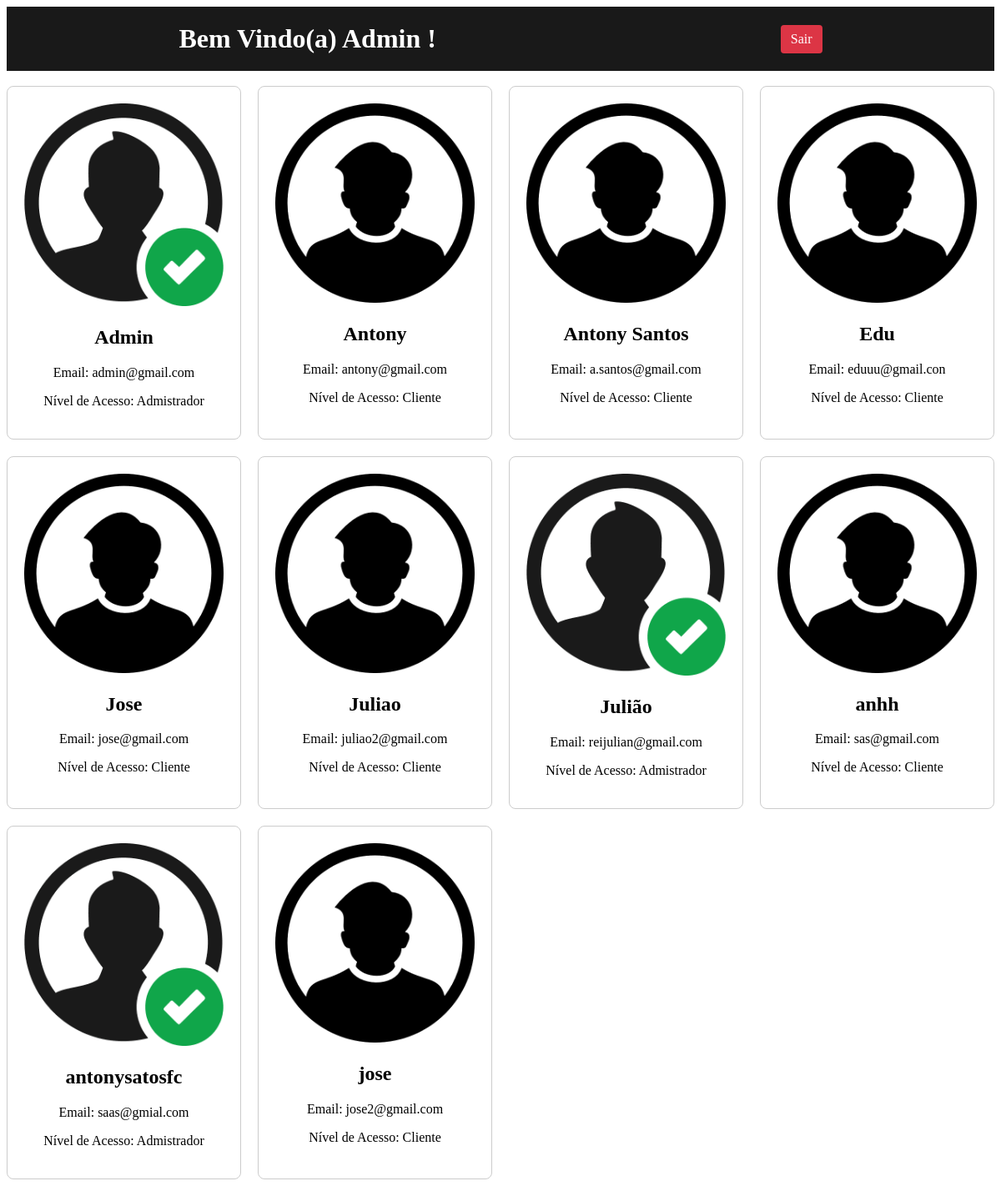
Page /public/pages/cliente.php (signed in) on the committed database.
### tables this page shows
CREATE TABLE usuarios (
    id INTEGER PRIMARY KEY AUTOINCREMENT,
    nome TEXT NOT NULL,
    email TEXT NOT NULL UNIQUE,
    senha TEXT NOT NULL,
    nivel_acesso_id INTEGER NOT NULL, nivel_acesso INTEGER,
    FOREIGN KEY (nivel_acesso_id) REFERENCES niveis_acesso(id)
);

### public/pages/cliente.php (the view, shortened to what this page needs)
<?php
$emailUsuario = $_SESSION["email"];
$conexao = new PDO("sqlite:../../app/config/plataforma.db");
$conexao->setAttribute(PDO::ATTR_ERRMODE, PDO::ERRMODE_EXCEPTION);
$stmt = $conexao->prepare("SELECT nome FROM usuarios WHERE email = :email");
$stmt->bindParam(':email', $emailUsuario);
$stmt->execute();
$dadosUsuario = $stmt->fetch(PDO::FETCH_ASSOC);
$nomeUsuario = $dadosUsuario['nome'];
$sql = "SELECT nome, email, nivel_acesso_id FROM usuarios ORDER BY nome";
$result = $conexao->query($sql);
?>
<!DOCTYPE html>
<html lang="pt-br">
<head>
  <link rel="stylesheet" href="../assets/css/cliente.css" />
</head>
<body>
  <header>
    <div class="container">
      <h1>Bem Vindo(a) <?php echo $nomeUsuario; ?> !</h1>
      <a href="../../app/controllers/sair.php">Sair</a>
    </div>
  </header>
  <br/>
  <div class="cards-container">
    <?php while ($row = $result->fetch(PDO::FETCH_ASSOC)) { ?>
      <div class="card">
        <img src="<?php echo ($row['nivel_acesso_id'] == 1) ? '../assets/img/imgProfileAdm.png' : '../assets/img/imgProfile.png'; ?>" alt="<?php echo $row['nome']; ?>">
        <h2><?php echo $row['nome']; ?></h2>
        <p>Email: <?php echo $row['email']; ?></p>
        <p>Nível de Acesso: <?php echo ($row['nivel_acesso_id'] == 1) ? 'Admistrador' : 'Cliente'; ?></p>
      </div>
    <?php } ?>
  </div>
</body>
</html>

### public/assets/css/cliente.css (style rules this page uses)
.cards-container { display: grid; grid-template-columns: repeat(auto-fill, minmax(250px, 1fr)); gap: 20px; }
.container { display: flex; justify-content: space-around; align-items: center; }
a { padding: 8px 12px; background-color: #dc3545; color: #fff; border: none; border-radius: 4px; text-decoration: none; cursor: pointer; transition: background-color 0.3s; cursor: pointer; }
.card { border: 1px solid #ccc; border-radius: 8px; padding: 20px; text-align: center; }
.card img { max-width: 100%; }
header { background-color: rgba(0,0,0,0.9); color: #fff; padding: 20px 0; text-align: center; }
header h1 { margin: 0; }

### rows in the picture
usuarios: nome "Admin", email "admin@gmail.com", shows "Admistrador"
usuarios: nome "Antony", email "antony@gmail.com", shows "Cliente"
usuarios: nome "Antony Santos", email "a.santos@gmail.com", shows "Cliente"
usuarios: nome "Edu", email "eduuu@gmail.con", shows "Cliente"
usuarios: nome "Jose", email "jose@gmail.com", shows "Cliente"
usuarios: nome "Juliao", email "juliao2@gmail.com", shows "Cliente"
usuarios: nome "Julião", email "reijulian@gmail.com", shows "Admistrador"
usuarios: nome "anhh", email "sas@gmail.com", shows "Cliente"
usuarios: nome "antonysatosfc", email "saas@gmial.com", shows "Admistrador"
usuarios: nome "jose", email "jose2@gmail.com", shows "Cliente"
